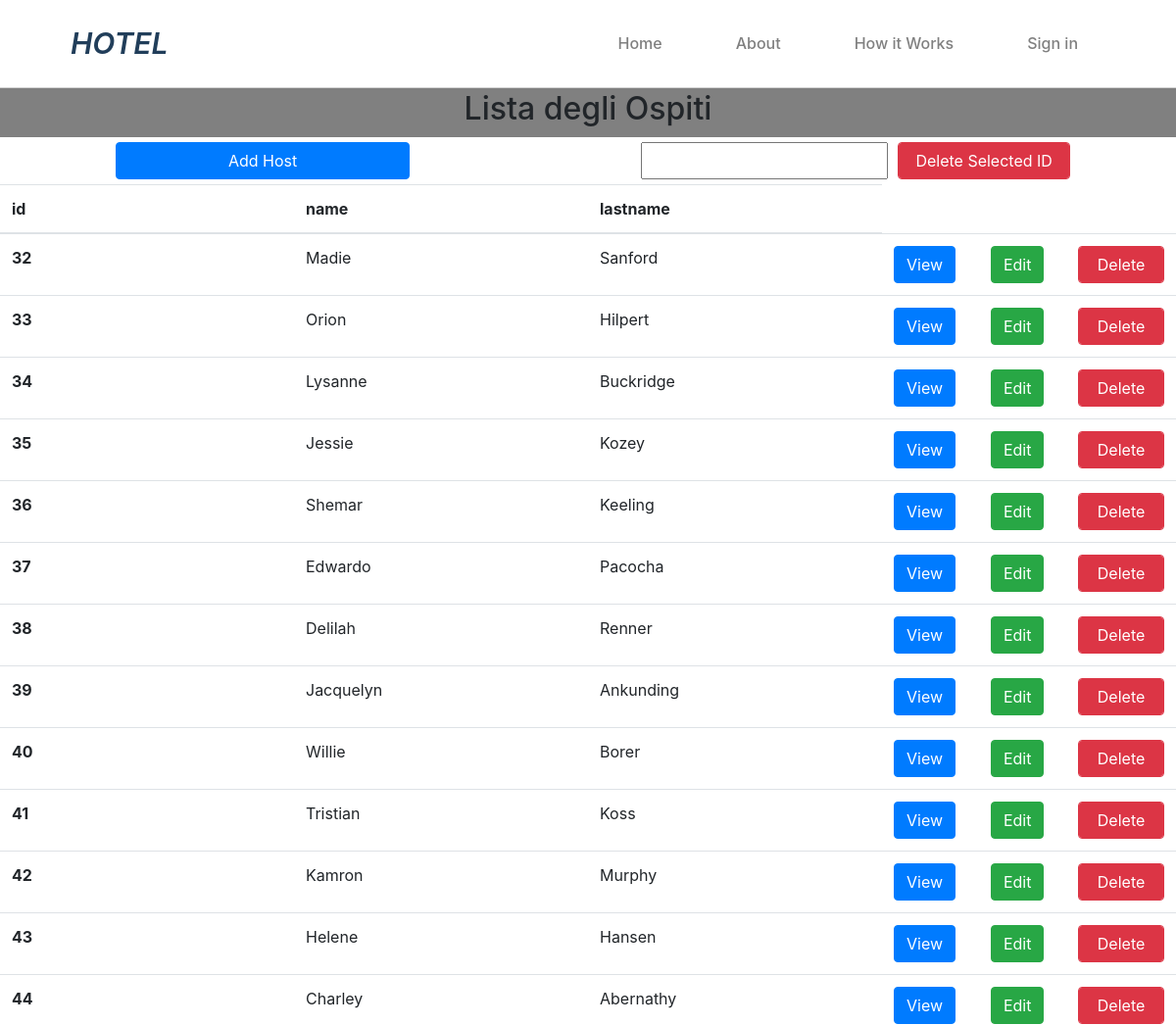
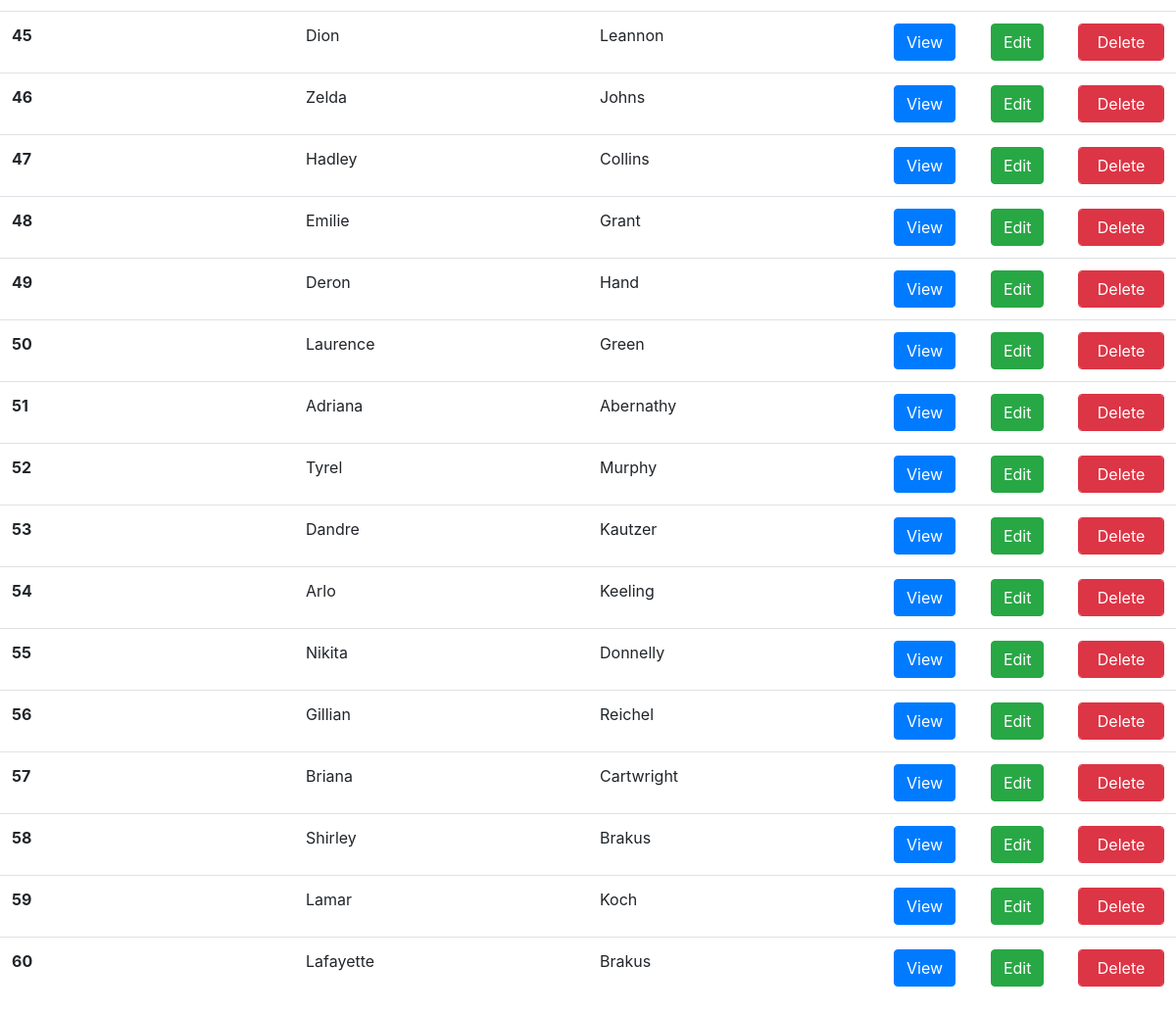
The page / on the database its author committed (2 pictures, top to bottom).
### tables this page shows
CREATE TABLE `ospiti` (
  `id` int(10) UNSIGNED NOT NULL,
  `name` varchar(255) NOT NULL,
  `lastname` varchar(255) NOT NULL,
  `date_of_birth` datetime NOT NULL,
  `document_type` varchar(1024) NOT NULL,
  `document_number` varchar(1024) NOT NULL,
  `created_at` timestamp NULL DEFAULT NULL,
  `updated_at` timestamp NULL DEFAULT NULL
);

### index/database_ospiti_list.php (called while the page is built, shortened)
<?php
$conn = new mysqli($servername, $username, $password, $dbname);
$sql = 'SELECT id, name, lastname FROM `ospiti`;';
$result = $conn->query($sql);
if ($result->num_rows > 0) {
$ospiti = [];
  while($row = $result->fetch_assoc()) {
    $ospiti[] = $row;
  }
} else {
  echo '0 results';
}
?>

### index.php (the view, shortened to what this page needs)
<!DOCTYPE html>
<html lang="en" dir="ltr">
<?php
include 'index/database_ospiti_list.php';
include 'partials/_head.php';
include 'partials/_nav.php';
?>
  <body>
    <div class="title container-fluid">
      <h2>Lista degli Ospiti</h2>
    </div>
    <div class="crea container-fluid">
      <a href="http://localhost/php_sql_crud_hotel/create/create.php"><button type="button" class="btn btn-primary" style="width: 300px">Add Host</button></a>
      <form class="" action="http://localhost/php_sql_crud_hotel/delete_selected_id/database_delete_selected.php" method="post">
        <input type="text" name="iddd_showed_input" value="<?php echo $value['id']; ?>">
        <td> <a href="#"><button type="submit" name="Cancella" class="form-control btn btn-danger">Delete Selected ID</button></a></td>
      </form>
    </div>
    <table class="table">
      <thead>
        <tr>
          <?php foreach ($ospiti[0] as $key => $value) {
          ?><th scope="col" style="width: 25%"><?php echo $key; ?></th><?php
          } ?>
        </tr>
      </thead>
      <tbody>
        <?php foreach ($ospiti as $key => $value) {
          ?><tr>
            <th scope="row"><?php echo $value['id']; ?></th>
            <td><?php echo $value['name']; ?></td>
            <td><?php echo $value['lastname']; ?></td>
            <td> <a href="http://localhost/php_sql_crud_hotel/show/show.php?id=<?php echo $value['id']; ?>"><button type="button" class="btn btn-primary">View</button></a></td>
            <td> <a href="http://localhost/php_sql_crud_hotel/update/update.php?id=<?php echo $value['id']; ?>"><button type="button" class="btn btn-success">Edit</button></a></td>
            <form class="" action="http://localhost/php_sql_crud_hotel/delete/database_delete.php" method="post">
              <td> <a href="#"><button type="submit" name="Cancella" class="form-control btn btn-danger">Delete</button></a></td>
            </form>
          </tr><?php
        } ?>
      </tbody>
    </table>
  </body>
</html>

### partials/_head.php (shortened to what this page needs)
<head>
  <link rel="stylesheet" href="https://maxcdn.bootstrapcdn.com/bootstrap/4.0.0/css/bootstrap.min.css">
  <link rel="stylesheet" href="https://use.fontawesome.com/releases/v5.3.1/css/all.css">
  <link rel="stylesheet" href="http://localhost/php_sql_crud_hotel/css/style.css">
</head>

### partials/_nav.php
<div class="navy">
  <a href="http://localhost/php_sql_crud_hotel/index.php"> <img src="https://www.boolean.careers/images/common/logo.png" alt=""><h1>HOTEL</h1> </a>
  <h5>Sign in</h5>
  <h5>How it Works</h5>
  <h5>About</h5>
  <h5>Home</h5>
</div>

### rows shown on the page
ospiti: id "32", name "Madie", lastname "Sanford"
ospiti: id "33", name "Orion", lastname "Hilpert"
ospiti: id "34", name "Lysanne", lastname "Buckridge"
ospiti: id "35", name "Jessie", lastname "Kozey"
ospiti: id "36", name "Shemar", lastname "Keeling"
ospiti: id "37", name "Edwardo", lastname "Pacocha"
ospiti: id "38", name "Delilah", lastname "Renner"
ospiti: id "39", name "Jacquelyn", lastname "Ankunding"
ospiti: id "40", name "Willie", lastname "Borer"
ospiti: id "41", name "Tristian", lastname "Koss"
ospiti: id "42", name "Kamron", lastname "Murphy"
ospiti: id "43", name "Helene", lastname "Hansen"
ospiti: id "44", name "Charley", lastname "Abernathy"
ospiti: id "45", name "Dion", lastname "Leannon"
ospiti: id "46", name "Zelda", lastname "Johns"
ospiti: id "47", name "Hadley", lastname "Collins"
ospiti: id "48", name "Emilie", lastname "Grant"
ospiti: id "49", name "Deron", lastname "Hand"
ospiti: id "50", name "Laurence", lastname "Green"
ospiti: id "51", name "Adriana", lastname "Abernathy"
ospiti: id "52", name "Tyrel", lastname "Murphy"
ospiti: id "53", name "Dandre", lastname "Kautzer"
ospiti: id "54", name "Arlo", lastname "Keeling"
ospiti: id "55", name "Nikita", lastname "Donnelly"
ospiti: id "56", name "Gillian", lastname "Reichel"
ospiti: id "57", name "Briana", lastname "Cartwright"
ospiti: id "58", name "Shirley", lastname "Brakus"
ospiti: id "59", name "Lamar", lastname "Koch"
ospiti: id "60", name "Lafayette", lastname "Brakus"

### other values the page prints
$key "id"
$key "name"
$key "lastname"
